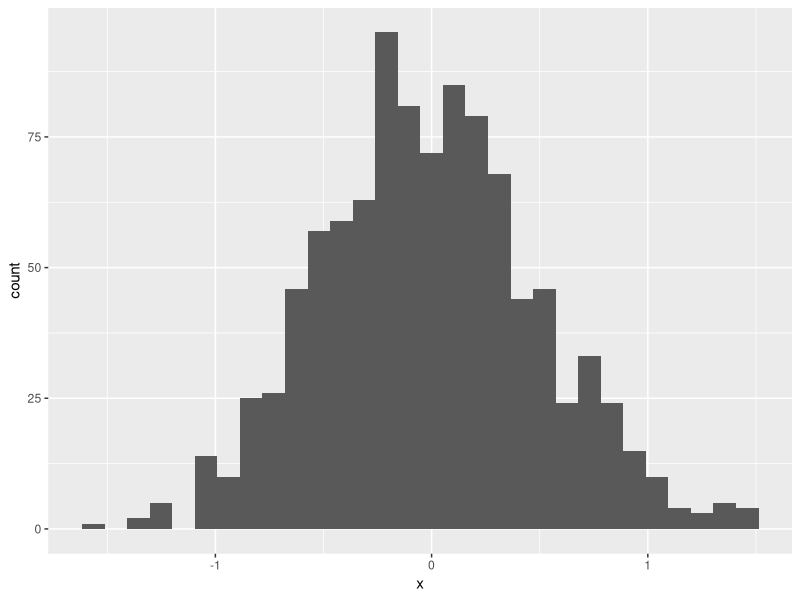
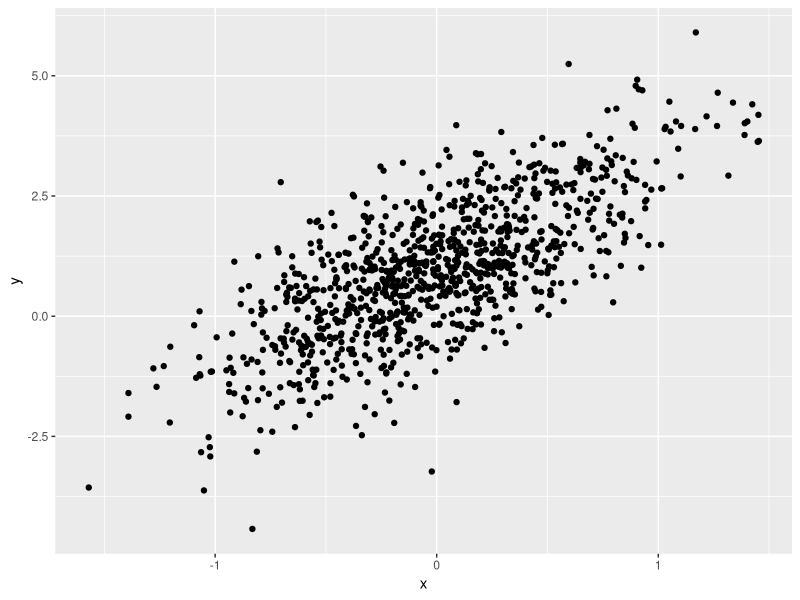
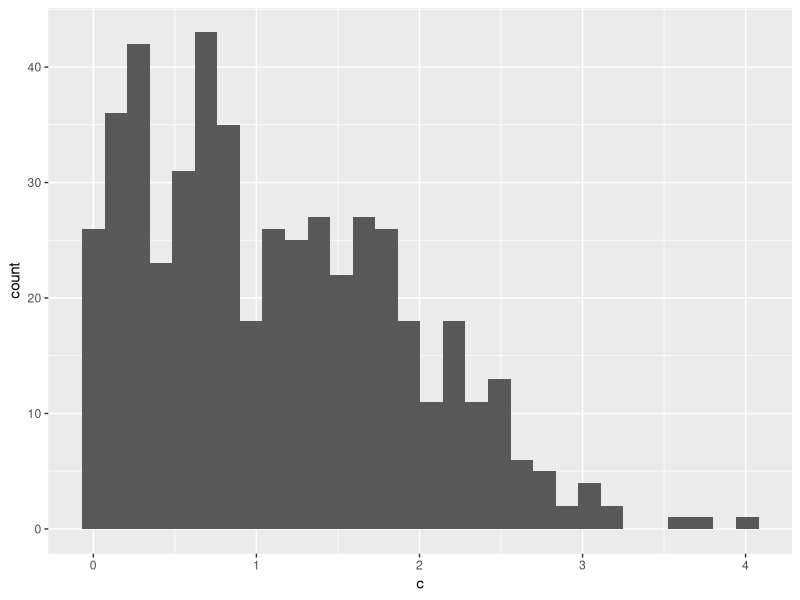

The R source for these figures, in order:
## ---- chunk 1
# eval=FALSE -> shows code but doesn't run it
# echo=FALSE -> don't show the code
# message=FALSE -> don't show output of the code
library(tidyverse)
## ---- chunk 2
samp = rnorm(100)
length(samp)
## ---- chunk 3
plot_df = 
  tibble(
    x = rnorm(1000, sd=0.5),
    y = 1+2*x+rnorm(1000)
  )
## ---- chunk 4
ggplot(plot_df, aes(x=x)) + geom_histogram()
## ---- chunk 5
ggplot(plot_df, aes(x=x,y=y)) + geom_point()
## ---- chunk 6
dataf = 
  tibble(
    a = rnorm(500, mean=1),
    b = a > 0,
    c = abs(a)
  )
ggplot(dataf, aes(x=c)) + geom_histogram()
